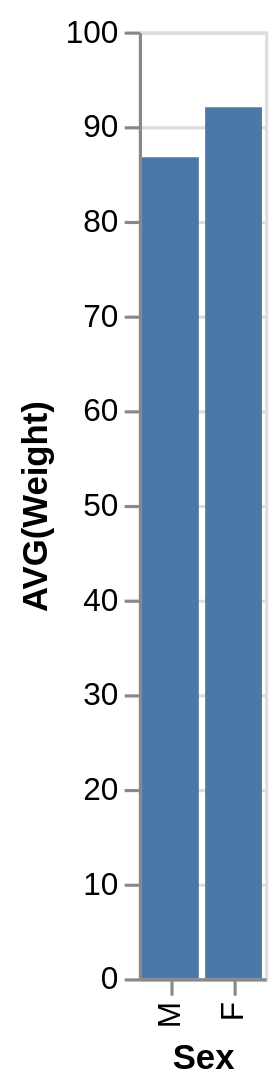

Express this chart as Vega-Lite.
### Vega-Lite specification from a JSON file in a GitHub repository (floating-point values rounded to 4 significant figures)
{"data": {"values": [{"x_data": "M", "y_data": 86.71}, {"x_data": "F", "y_data": 92}]}, "mark": "bar", "encoding": {"x": {"field": "x_data", "type": "nominal", "title": "Sex", "sort": {"op": "sum", "field": "y_data", "order": "ascending"}}, "y": {"field": "y_data", "type": "quantitative", "title": "AVG(Weight)"}}}
